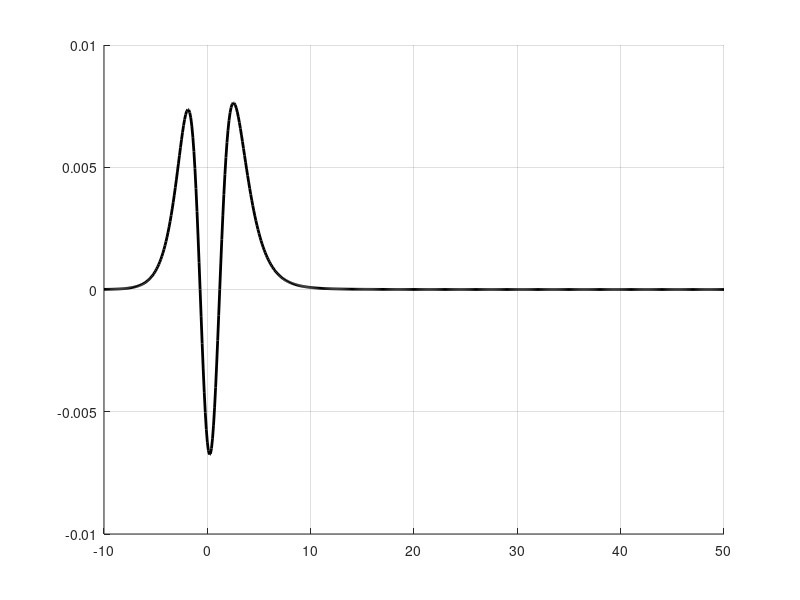

The MATLAB script that drew this image:
clc
clear all
close all

format long

k = -1/2; 
 
x = -10:0.1:50;
y = log(1 + exp(x));

c3 = (k+1)*pi^2;


I_precesion = [
8.046669716113733e-05
8.892915334094758e-05
9.8281547336484461e-05
0.00010861746000929659
0.00012004031094835781
0.00013266439249693025
0.00014661601236936231
0.00016203475624300865
0.0001790748829000199
0.00019790686580671425
0.00021871909646717095
0.00024171976648641895
0.00026713894704232774
0.00029523088641069994
0.00032627654833334359
0.00036058641638411
0.00039850359209482741
0.00044040721747566245
0.0004867162557287543
0.00053789366743834787
0.00059445102335600655
0.00065695359911927941
0.00072602600188271334
0.00080235838394048149
0.00088671330402239072
0.00097993330309479308
0.0010829492682434153
0.0011967896656077197
0.0013225907314305869
0.0014616077191399901
0.0016152273100505259
0.0017849813058236285
0.0019725617323185173
0.0021798374969644032
0.0024088727553493359
0.0026619471574110759
0.0029415781594836388
0.0032505456055443127
0.0035919187993532133
0.0039690863087966915
0.0043857887646303424
0.0048461549379312076
0.0053547414038356243
0.0059165761234342817
0.0065372063008303973
0.007222750898070996
0.007979958216568302
0.0088162689792452963
0.0097398853723253513
0.010759846528612645
0.011886110954227593
0.0131296464167495
0.014502527822935811
0.016018043616608881
0.017690811219453526
0.019536902016353264
0.021573976348900098
0.023821428921545221
0.026300544939425723
0.029034667179253449
0.032049374037882147
0.035372668399367993
0.03903517690156888
0.04307035885763931
0.047514723685322106
0.052408055206152812
0.057793640585675557
0.063718500982775497
0.07023362015050065
0.077394166273507814
0.085259701233267218
0.093894370261433449
0.10336706358206105
0.11375154017279941
0.12512650222582733
0.13757560731046664
0.1511874037018785
0.16605517293964028
0.18227666254011651
0.19995369106081598
0.21919160758617576
0.24009858838049034
0.262784755160056
0.28736110240081641
0.31393822552952588
0.34262484790928027
0.37352615230746311
0.40674193198951486
0.4423645875206742
0.48047700739153221
0.52115038310798356
0.56444202158102719
0.61039322850675737
0.65902734480535408
0.71034802292696642
0.76433782987397081
0.82095725833157052
0.8801442159461117
0.94181404567680871
1.0058601080048157
1.0721549299401798
1.1405518980489644
1.2108874452807181
1.28298365644708
1.3566511968425405
1.4316924543352987
1.5079047782946118
1.5850836992403081
1.6630260206533043
1.7415326878979014
1.820411357146948
1.8994786077993009
1.9785617633437933
2.0575003063339228
2.1361468917810584
2.2143679789276969
2.2920441135086835
2.3690699011044831
2.4453537172016544
2.5208172014917047
2.5953945832884662
2.6690318823131398
2.7416860250688768
2.8133239121362204
2.8839214664228017
2.953462687059301
3.0219387285209045
3.0893470198558766
3.1556904347329477
3.2209765194302022
3.2852167828876992
3.348426050508718
3.4106218814749205
3.4718240478798892
3.5320540729203103
3.5913348246510921
3.6496901613495951
3.7071446242901658
3.763723173655162
3.819450963361096
3.8743531507238154
3.92845473709643
3.9817804358649811
4.0343545644620473
4.0862009573435092
4.1373428971587085
4.1878030616213087
4.2376034838527472
4.2867655242183442
4.3353098519063797
4.3832564347115603
4.4306245356763734
4.477432715417037
4.5236988391162187
4.5694400873031089
4.6146729696642526
4.659413341237209
4.70367642043405
4.7474768084256569
4.7908285094902983
4.8337449519935545
4.8762390097214334
4.9183230233361899
4.9600088217650491
5.0013077433672217
5.0422306567547874
5.0827879811683845
5.1229897063307241
5.1628454117191218
5.202364285214073
5.2415551410937162
5.2804264373550476
5.3189862923518483
5.3572425007465583
5.3952025487796496
5.4328736288648525
5.4702626535225409
5.5073762686667767
5.5442208662637515
5.5808025963814396
5.6171273786512037
5.6532009131633574
5.6890286908189065
5.724616003160123
5.7599679517026097
5.7950894567911417
5.8299852660015361
5.864659962110002
5.8991179706512176
5.9333635670854079
5.9674008835943049
6.001233915524943
6.034866527499644
6.0683024592096766
6.1015453309093841
6.134598648626822
6.1674658091060781
6.2001501044959211
6.2326547267984713
6.2649827720910967
6.2971372445338369
6.3291210601743213
6.36093705056114
6.3925879661763005
6.4240764796967822
6.4554051890945523
6.4865766205839446
6.5175932314248062
6.5484574125894062
6.5791714913004506
6.6097377334474228
6.6401583458876967
6.6704354786389342
6.7005712269684574
6.7305676333852436
6.7604266895398579
6.7901503380371748
6.8197404741665739
6.849198947554
6.8785275637400636
6.907728085687963
6.9368022352250875
6.9657516944215745
6.9945781069091719
7.0232830791435452
7.0518681816127451
7.0803349499947759
7.1086848862667109
7.1369194597678201
7.1650401082190474
7.1930482387009294
7.2209452285920444
7.24873242646997
7.2764111529764373
7.3039827016485512
7.3314483397176318
7.3588093088771647
7.3860668260214863
7.4132220839563265
7.4402762520827759
7.4672304770556996
7.4940858834179158
7.5208435742110638
7.5475046315644825
7.5740701172627105
7.6005410732930025
7.6269185223732663
7.6532034684617232
7.679396897248699
7.7054997766316102
7.7315130571737178
7.7574376725472387
7.7832745399617771
7.8090245605783739
7.8346886199099188
7.8602675882084432
7.8857623208398957
7.9111736586468027
7.9365024282993728
7.9617494426354218
7.9869155009897241
8.012001389512978
8.0370078814809709
8.0619357375942524
8.0867857062686355
8.1115585239169938
8.1362549152224943
8.1608755934037909
8.1854212604724079
8.2098926074824004
8.234290314772954
8.2586150522038455
8.2828674793842154
8.3070482458947446
8.3311579915035985
8.3551973463763733
8.3791669312800003
8.4030673577812021
8.4268992284394137
8.450663136994347
8.4743596685486082
8.4979893997452987
8.5215528989409197
8.5450507263736348
8.5684834343271028
8.5918515672900231
8.6151556621114835
8.6383962481523113
8.6615738474325745
8.6846889747751863
8.7077421379459796
8.7307338377901527
8.7536645683653891
8.7765348170715143
8.7993450647770874
8.8220957859427678
8.8447874487416875
8.8674205151769083
8.8899954411959801
8.9125126768028551
8.9349726661669706
8.9573758477298391
8.9797226543091337
9.002013513200195
9.024248846275281
9.046429070080535
9.0685545959305411
9.0906258300008886
9.1126431734184923
9.1346070223499822
9.1565177680878964
9.1783757971351623
9.2001814912875144
9.22193522771415
9.2436373790365991
9.265288313405831
9.2868883945776837
9.3084379819866339
9.3299374308180028
9.3513870920785802
9.3727873126656487
9.3941384354347548
9.4154407992657685
9.4366947391277698
9.4579005861424132
9.4790586676460205
9.5001693072503972
9.5212328249024623
9.5422495369424212
9.5632197561609065
9.5841437918550056
9.6050219498830494
9.6258545327182059
9.6466418395012532
9.6673841660919653
9.6880818051198361
9.7087350460334108
9.7293441751490271
9.7499094756982192
9.7704312278745142
9.7909097088791182
9.8113451929657796
9.8317379514847918
9.8520882529261158
9.8723963629617675
9.8926625444871945
9.9128870576621768
9.933070159950578
9.9532121061597234
9.9733131484787663
9.9933735365164331
10.013393517338134
10.033373335502246
10.053313233095849
10.073213449769755
10.093074222772891
10.112895786986082
10.132678374955153
10.1524222169236
10.172127540864455
10.191794572511718
10.211423535391225
10.231014650850943
10.250568138090696
10.270084214191408
10.289563094143832
10.309004990876769
10.328410115284852
10.347778676255672
10.367110880696652
10.386406933561403
10.405667037875428
10.42489139476176
10.444080203465763
10.463233661379862
10.482351964067611
10.501435305287458
10.520483877016117
10.539497869471534
10.558477471135491
10.577422868775738
10.59633424746794
10.615211790617121
10.634055679978774
10.652866095679718
10.671643216238463
10.690387218585409
10.709098278082628
10.727776568543341
10.746422262251073
10.765035529978542
10.783616541006211
10.802165463140534
10.820682462732025
10.839167704692901
10.857621352514414
10.876043568284235
10.894434512703089
10.912794345101593
10.931123223456417
10.949421304406643
10.967688743269383
10.985925694055583
11.004132309485366
11.022308741003167
11.04045513879263
11.058571651791423
11.076658427705622
11.094715613023991
11.112743353032062
11.130741791825962
11.148711072326083
11.166651336290432
11.184562724328002
11.202445375911713
11.2202994293913
11.238125022006056
11.25592228989712
11.273691368120016
11.291432390656642
11.309145490427236
11.326830799302172
11.34448844811366
11.362118566666997
11.379721283752023
11.397296727154169
11.414845023665498
11.432366299095413
11.44986067828137
11.46732828509951
11.484769242474782
11.502183672391372
11.519571695902714
11.536933433141465
11.554269003329214
11.571578524786331
11.588862114941325
11.606119890340334
11.623351966656497
11.640558458698944
11.657739480421963
11.674895144933819
11.692025564505643
11.709130850579998
11.726211113779549
11.743266463915457
11.760297009995687
11.777302860233288
11.794284122054469
11.811240902106618
11.828173306266221
11.845081439646666
11.861965406605931
11.878825310754152
11.895661254961208
11.912473341364038
11.929261671374002
11.9460263456841
11.962767464276077
11.979485126427425
11.996179430718405
12.01285047503888
12.029498356594971
12.046123171915932
12.062725016860613
12.079303986624005
12.095860175743702
12.112393678106232
12.128904586953359
12.145392994888237
12.161858993881571
12.178302675277672
12.194724129800408
12.211123447559041
12.227500718054191
12.243856030183512
12.260189472247328
12.276501131954374
12.292791096427212
12.309059452207835
12.325306285263009
12.341531680989615
12.357735724219994
12.373918499227122
12.390080089729823
12.406220578897775
12.422340049356679
12.438438583193117
12.454516261959578
12.470573166679255
12.486609377850854
12.502624975453418
12.518620038950907
12.534594647296965
12.550548878939379
12.566482811824729
12.58239652340281
12.59829009063108
12.614163589979009
12.630017097432482
12.645850688498005
12.661664438206921
12.677458421119738
12.693232711330097
12.708987382468932
12.724722507708552
12.740438159766557
12.756134410909894
12.771811332958624
12.78746899728994
12.803107474841896
12.818726836117236
12.834327151187065
12.849908489694618
12.865470920858915
12.88101451347832
12.896539335934179
12.912045456194255
12.9275329418164
12.943001859951899
12.958452277348822
12.973884260355605
12.989297874924279
13.004693186613757
13.02007026059318
13.035429161645171
13.050769954168979
13.066092702183619
13.081397469331231
13.096684318879834
13.111953313726843
13.12720451640164
13.142437989068938
13.157653793531585
13.172851991233603
13.188032643262996
13.203195810354783
13.218341552893673
13.233469930917051
13.248581004117685
13.263674831846549
13.278751473115488
13.2938109866
13.308853430641895
13.323878863251933
13.338887342112471
13.353878924580075
13.36885366768807
13.383811628149081
13.398752862357583
13.413677426392432
13.428585376019228
13.443476766692861
13.458351653559927
13.473210091461048
13.48805213493335
13.502877838212704
13.517687255236211
13.532480439644305
13.547257444783224
13.562018323707083
13.576763129180298
13.591491913679745
13.606204729396765
13.620901628239691
13.63558266183562
13.650247881532843
13.664897338402797
13.679531083242161
13.69414916657499
13.708751638654713
13.723338549466176
13.737909948727596
13.752465885892658
13.767006410152455
13.781531570437355
13.796041415418996
13.81053599351219
13.825015352876848
13.839479541419877
13.85392860679692
13.868362596414258
13.882781557430743
13.897185536759496
13.911574581069662
13.925948736788291
13.940308050102043
13.95465256695889
13.968982333069956
13.98329739391111
13.997597794724669
14.011883580521246
14.026154796081038
14.040411485955989
14.05465369447092
14.06888146572552
14.083094843595701
14.097293871735346
14.111478593577788
14.12564905233736
14.139805291011076
]';

index1 = 94;
index2 = 113;
x_probe = [x(index1); x(index2)];
y_probe = log(1+exp(x_probe));

y_interp = [y_probe y_probe.^2];

I = [I_precesion(index1); I_precesion(index2)];

Right = (I./(y_probe*gamma(k+1))).^(6/k) - ((c3*y_probe.^4 + y_probe.^6)/(gamma(k+2)).^(6/k)) - 1;
C = y_interp \ Right;
disp(C);
c1 = C(1); c2 = C(2);
%% c1 =  1.150683011187435, c2 = 1.987584903904907

I_approximate = (y/(k+1)).*((gamma(k+2)^(6/k))*(1 + c1*y + c2*y.^2) + c3*y.^4 + y.^6).^(k/6);

delta = (I_approximate./I_precesion - 1);
disp(max(abs(delta)))
hold on, grid on
plot(x, delta, 'k', 'linewidth',2)

% plot([-10,0;30,0],[0,-0.01;0,0.01],'k','linewidth',1.5);
% axis([-30 30 -2.5 1]),grid on
